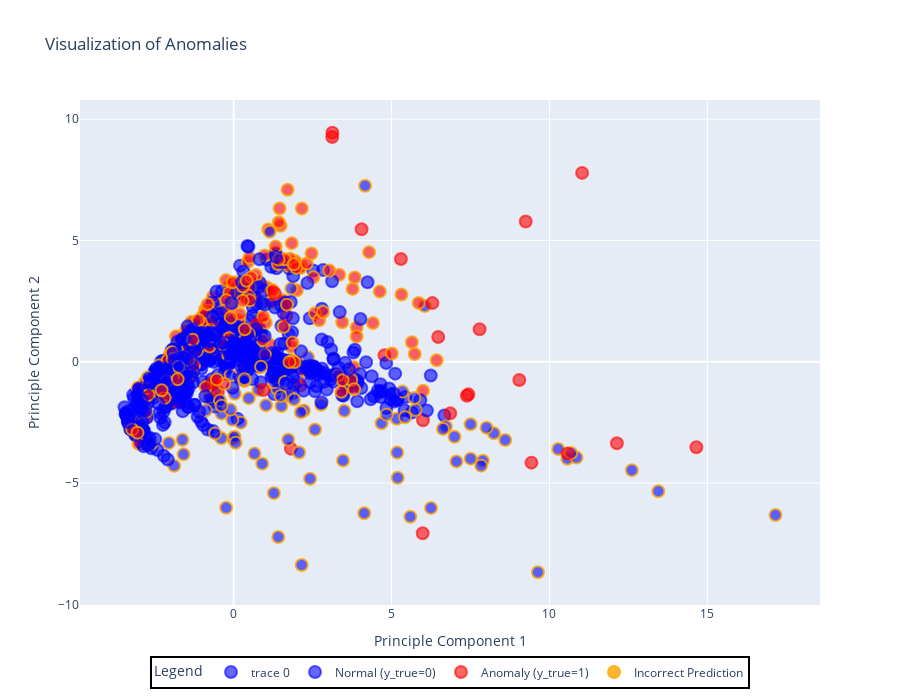

Notebook cell for this chart:
### Markdown cell above
## Pipeline

### Code cell
import numpy as np
from sklearn.model_selection import train_test_split
from RADAR.static_data.static_datasets_uci import global_load
from RADAR.static_data.preprocessing.preprocessing_static import StandardScalerPreprocessing
from RADAR.static_data.algorithms import pyod
from RADAR.metrics_module import print_metrics
from RADAR.visualization_module import DataVisualization

# 1) Data acquisition (UCI)
X, y = global_load("default_of_credit_card_clients")
y = np.ravel(y)  # ensure 1D vector

# 2) Train/test split and preprocessing (standardization)
X_train, X_test, y_train, y_test = train_test_split(
    X, y, test_size=0.20, random_state=42, stratify=y
)
scaler = StandardScalerPreprocessing()
X_train_s = scaler.fit_transform(X_train)
X_test_s  = scaler.transform(X_test)

# 3) Model selection and training (PyOD)
model = pyod.PyodAnomalyDetection(algorithm_="cblof", contamination=0.10)
model.fit(X_train_s)

# 4) Inference and metrics
y_pred = model.predict(X_test_s)
print_metrics(["Accuracy","Precision","Recall","F1","AUC_ROC"], y_test, y_pred)

# 5) Visualization (PCA + y_true vs y_pred comparison)
viz = DataVisualization(
    data=X_test_s,
    plot_technique="plot_anomaly",
    dim_reduction_technique="PCA",
    y_true=y_test,
    y_pred=y_pred,
    subset_size_percent=0.2
)
viz.fit()
viz.show()

### Figure 1 — Plotly figure (JSON) as saved in the notebook; plotly's stock layout.template omitted (floating-point values rounded to 4 significant figures; data arrays with more than 128 entries replaced by an {"elided": "..."} marker saying what was removed)
{"data": [{"hoverinfo": "text", "marker": {"color": {"elided": "1200 str values"}, "line": {"color": {"elided": "1200 str values"}, "width": 2}, "size": 12}, "mode": "markers", "text": {"elided": "1200 str values"}, "type": "scatter", "x": {"elided": "1200 float values"}, "y": {"elided": "1200 float values"}}, {"marker": {"color": "rgba(0, 0, 255, 0.6)", "line": {"color": "rgba(0, 0, 255, 0.6)", "width": 2}, "size": 12}, "mode": "markers", "name": "Normal (y_true=0)", "showlegend": true, "type": "scatter", "x": [null], "y": [null]}, {"marker": {"color": "rgba(255, 0, 0, 0.6)", "line": {"color": "rgba(255, 0, 0, 0.6)", "width": 2}, "size": 12}, "mode": "markers", "name": "Anomaly (y_true=1)", "showlegend": true, "type": "scatter", "x": [null], "y": [null]}, {"marker": {"color": "rgba(255, 165, 0, 0.8)", "line": {"color": "rgba(255, 165, 0, 0.8)", "width": 2}, "size": 12}, "mode": "markers", "name": "Incorrect Prediction", "showlegend": true, "type": "scatter", "x": [null], "y": [null]}], "layout": {"height": 700, "legend": {"bordercolor": "Black", "borderwidth": 2, "font": {"size": 12}, "itemsizing": "constant", "orientation": "h", "title": {"text": "Legend"}, "x": 0.5, "xanchor": "center"}, "showlegend": true, "title": {"text": "Visualization of Anomalies"}, "width": 900, "xaxis": {"title": {"text": "Principle Component 1"}}, "yaxis": {"title": {"text": "Principle Component 2"}}}}
